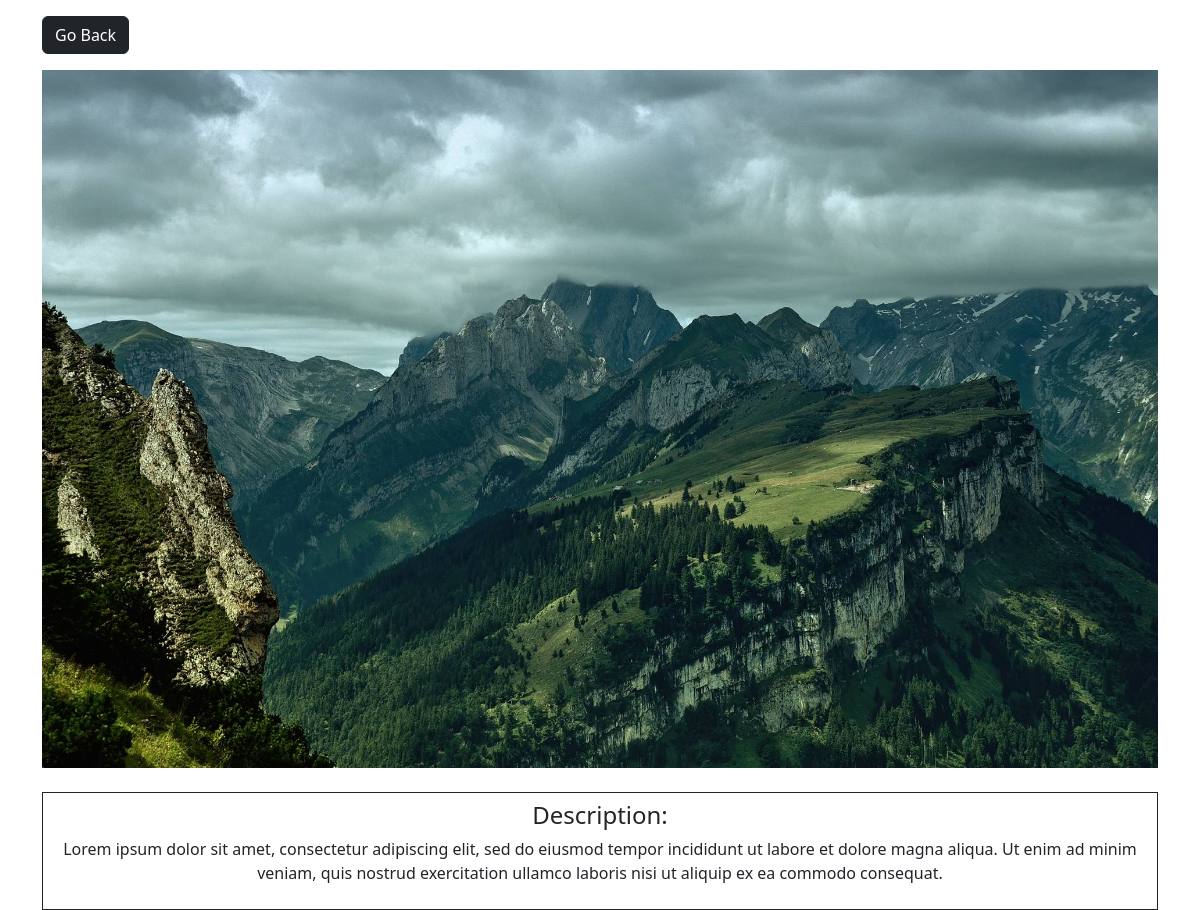
Screenshot of /photo/1/ with the database file from the repository.
### album/models.py (models this page shows, shortened)
class Photo(models.Model):
    category = models.ForeignKey(Category, on_delete=models.SET_NULL, null=True)
    image = models.ImageField(null=True, blank=True)
    description =models.TextField()

### album/views.py (the view)
# urls.py: path("photo/<str:pk>/", photo, name="photo"),
def photo(request, pk):
    photo = Photo.objects.get(id=pk)
    context = {"photo":photo}
    return render(request, 'photo.html',context)

### album/templates/photo.html (shortened to what this page needs)
{% extends "base.html" %}
{% block content %}
<div class="container">
    <div class="row justify-content-center">
        <div class="col">
            <a href="{% url 'gallery' %}" class="btn btn-dark my-3">Go Back</a>
            <div style="height: 90vh;" class="text-center">
                <img style="max-width: 100%; max-height: 100%;" src="{{photo.image.url}}">
                <br>
                <br>
                <div class="border border-dark p-2 mb-2">
                    <h4>Description: </h4>
                    <p>{{photo.description}}</p>
                </div>
            </div>
        </div>
    </div>
</div>
{% endblock content %}

### rows the page displays
Photo: image (picture), description "Lorem ipsum dolor sit amet, consectetur adipiscing elit, sed do eiusmod tempor incididunt ut labore et dolore magna aliqua. Ut enim ad minim veniam, quis nostrud exercitation ullamco laboris nisi ut aliquip ex ea commodo consequat."
